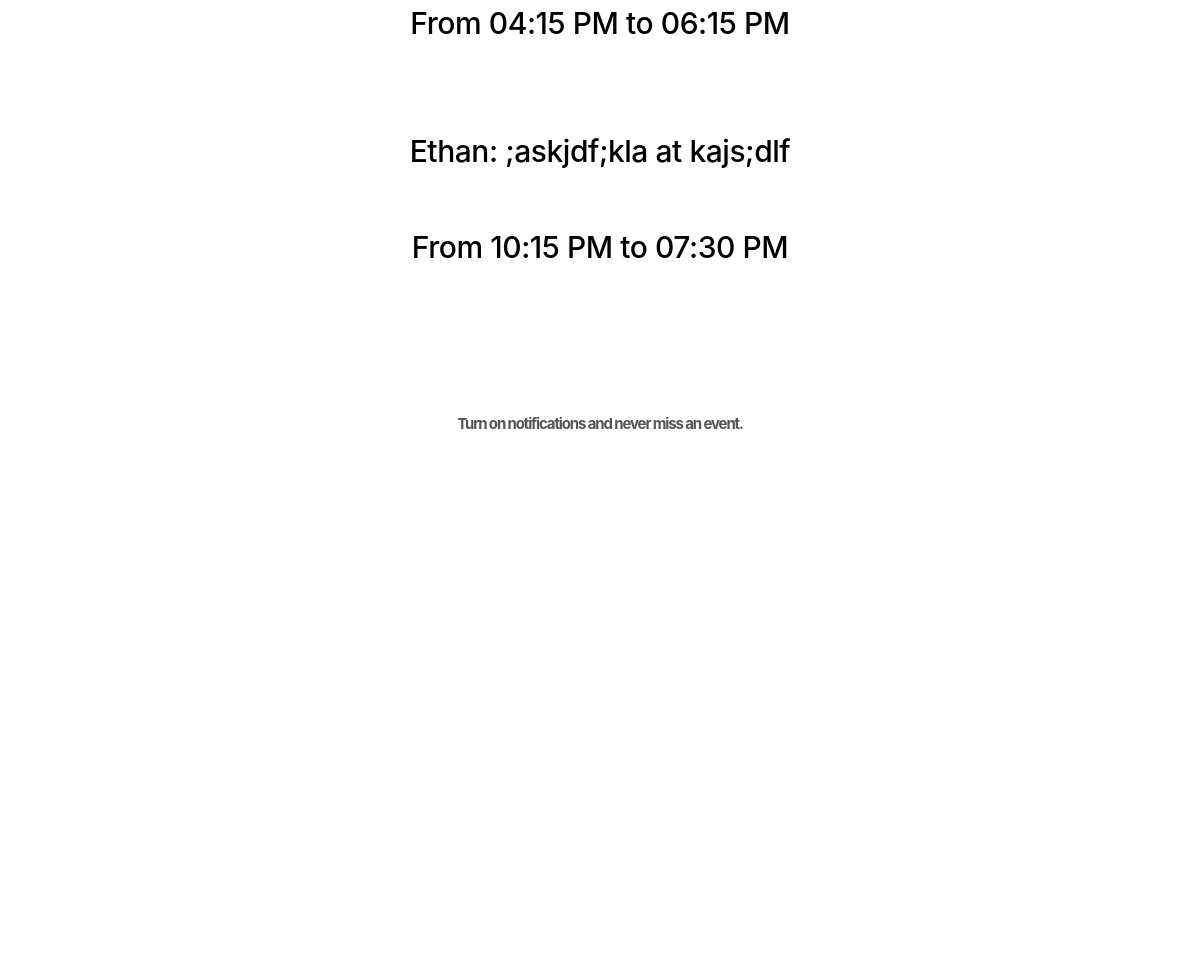
/ (signed in, middle part), run on an earlier commit of the app's database.
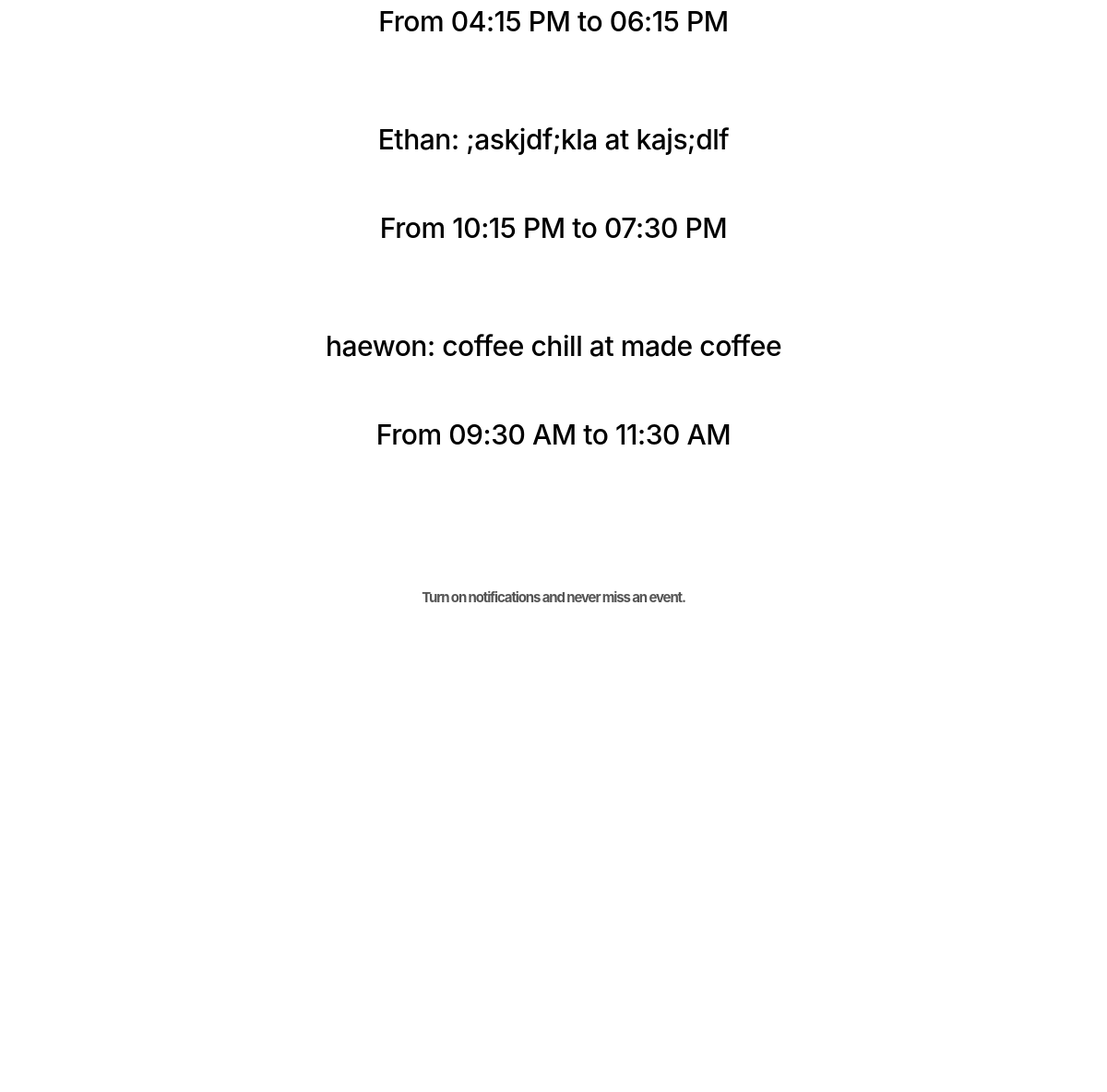
And on a later commit of the database.
### famdinner/model.py (models this page shows)
class Event(db.Model):
    id: Mapped[int] = mapped_column(primary_key=True)
    title: Mapped[str] = mapped_column(String(128), nullable=False)
    location: Mapped[str] = mapped_column(String(256), nullable=False)
    start_date: Mapped[datetime.datetime] = mapped_column(DateTime, nullable=False)
    end_date: Mapped[datetime.datetime] = mapped_column(DateTime, nullable=False)
    organizer_id: Mapped[int] = mapped_column(ForeignKey("user.id"), nullable=False)
    organizer: Mapped["User"] = relationship(back_populates="events")

class User(flask_login.UserMixin, db.Model):
    id: Mapped[int] = mapped_column(primary_key=True)
    email: Mapped[str] = mapped_column(String(128), unique=True)
    name: Mapped[str] = mapped_column(String(64))
    password: Mapped[str] = mapped_column(String(256))
    mailing_list: Mapped[bool] = mapped_column(Boolean, default=False)
    photo_id: Mapped[Optional[int]] = mapped_column(ForeignKey("photo.id"))
    photo: Mapped[Optional["Photo"]] = relationship(back_populates="user")
    admin: Mapped[bool] = mapped_column(Boolean, default=False)
    events: Mapped[List["Event"]] = relationship(
        back_populates="organizer",
        cascade="all, delete-orphan"
    )

### famdinner/main.py (the view)
@bp.route("/")
@flask_login.login_required
def home():
    current_time = datetime.now(dateutil.tz.tzlocal())
    ongoing_events = model.Event.query.all()
    return render_template("main/index.html", ongoing_events=ongoing_events)

### famdinner/__init__.py (called while the page is built)
def create_app(test_config=None):
    app = Flask(__name__)
    app.config["SECRET_KEY"] = "93220d9b340cf9a6c39bac99cce7daf220167498f91fa"
    app.config[
        "SQLALCHEMY_DATABASE_URI"
    ] = "sqlite:///famdinner.db"
    db.init_app(app)
    login_manager = LoginManager()
    login_manager.login_view = 'auth.login'
    login_manager.init_app(app)
    from . import model
    @login_manager.user_loader
    def load_user(user_id):
        return db.session.get(model.User, int(user_id))
    from . import main
    from . import auth
    from . import admin
    app.register_blueprint(main.bp)
    app.register_blueprint(auth.bp)
    app.register_blueprint(admin.bp)
    return app

### famdinner/templates/main/index.html (shortened to what this page needs)
{% extends 'base.html' %}
{% block content %}
<!DOCTYPE html>
<html lang="en">
<head>
</head>
<body>
    <div class="home">
        <main class="main-content">
            <section class="hero-section">
                {% for event in ongoing_events %}
                <p class="hero-title">{{ event.organizer.name }}: {{ event.title }} at {{ event.location }}</p>
                <p class="hero-hours">From {{ event.start_date.strftime('%I:%M %p') }} to {{ event.end_date.strftime('%I:%M %p') }}</p>
                {% endfor %}
            </section>
            <section class="notification-section">
                <div class="notification-content">
                    <img src="https://cdn.builder.io/api/v1/image/assets/TEMP/a4e8e65037374b35272efa9d63f6de3b9e5b720c?placeholderIfAbsent=true&apiKey=9dc4f8adc48346e396b1d43abddb888e" class="notification-bg" alt="Background" />
                    <p class="notification-text">Turn on notifications and never miss an event.</p>
                </div>
            </section>
        </main>
    </div>
</body>
</html>
{% endblock %}

### famdinner/templates/base.html (shortened to what this page needs)
<!DOCTYPE html>
<html>
    <head>
        <link rel="stylesheet"
              href="{{ url_for('static', filename='styles.css') }}">
    </head>
    <body>
        <section class="content">
            {% block content %}{% endblock %}
        </section>
    </body>
</html>

### famdinner/static/styles.css (style rules this page uses)
* { margin: 0; padding: 0; box-sizing: border-box; }
body { font-family: 'Roboto', Arial, sans-serif; background-color: #f9f9f9; color: #333; margin: 20px; margin-top: 120px; align-items: center; justify-content: center; min-height: 100vh; text-align: center; }
p { font-size: 15px; color: #555; margin-bottom: 30px; }
body { margin: 0; padding: 0; }
.home { padding-top: 120px; background-color: rgba(255, 255, 255, 1); display: flex; padding-bottom: 1726px; flex-direction: column; overflow: hidden; align-items: center; }
.hero-section { display: flex; flex-direction: column; align-items: center; width: 100%; }
.hero-title { color: rgba(0, 0, 0, 1); font-size: 30px; font-family: Montserrat, -apple-system, Roboto, Helvetica, sans-serif; font-weight: 500; letter-spacing: -0.45px; text-align: center; margin: 92px 0 0 0; }
.hero-hours { color: rgba(0, 0, 0, 1); font-size: 30px; font-family: Montserrat, -apple-system, Roboto, Helvetica, sans-serif; font-weight: 500; letter-spacing: -0.45px; text-align: center; margin: 60px 0 0 0; }
.notification-section { display: flex; flex-direction: column; position: relative; align-self: stretch; min-height: 592px; margin-top: 101px; width: 100%; padding: 48px 35px 242px; font-family: Montserrat, -apple-system, Roboto, Helvetica, sans-serif; font-size: 75px; color: rgba(255, 255, 255, 1); font-weight: 700; letter-spacing: -1.13px; }
.notification-bg { position: absolute; inset: 0; height: 100%; width: 100%; object-fit: cover; object-position: center; }
.notification-text { position: relative; margin: 0; }

What changed in the data, as far as the page shows it:
added Event: organizer.name "haewon", title "coffee chill", location "made coffee", start_date "09:30 AM", end_date "11:30 AM"
